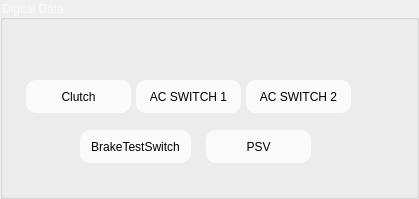
   <widget class="QGroupBox" name="groupBox_15">
    <property name="geometry">
     <rect>
      <x>446</x>
      <y>531</y>
      <width>419</width>
      <height>199</height>
     </rect>
    </property>
    <property name="styleSheet">
     <string notr="true">font: 75 14pt &quot;Comic Sans MS&quot;;
color:rgb(250, 250, 250)</string>
    </property>
    <property name="title">
     <string>Digital Data</string>
    </property>
    <widget class="QPushButton" name="btnBrakeTest">
     <property name="geometry">
      <rect>
       <x>80</x>
       <y>130</y>
       <width>111</width>
       <height>33</height>
      </rect>
     </property>
     <property name="cursor">
      <cursorShape>PointingHandCursor</cursorShape>
     </property>
     <property name="styleSheet">
      <string notr="true">QPushButton {
                                        border-radius: 10px;
                                       selection-background-color: darkgray;
color: rgb(0, 0, 0);
font: 10pt &quot;Comic Sans MS&quot;;

	background-color: rgb(250, 250, 250);

border-color: rgb(255, 85, 255);

}

QPushButton::hover
{
border:0px;
	
	background-color: rgb(0, 134, 144);
}
QPushButton:pressed
{
border:1px solid rgb(0, 121, 131);
background-color: rgb(179,250, 250);
}</string>
     </property>
     <property name="text">
      <string>BrakeTestSwitch</string>
     </property>
    </widget>
    <widget class="QPushButton" name="btnACSwitch2">
     <property name="geometry">
      <rect>
       <x>246</x>
       <y>80</y>
       <width>105</width>
       <height>33</height>
      </rect>
     </property>
     <property name="cursor">
      <cursorShape>PointingHandCursor</cursorShape>
     </property>
     <property name="styleSheet">
      <string notr="true">QPushButton {
                                        border-radius: 10px;
                                       selection-background-color: darkgray;
color: rgb(0, 0, 0);
font: 10pt &quot;Comic Sans MS&quot;;

	background-color: rgb(250, 250, 250);

border-color: rgb(255, 85, 255);

}

QPushButton::hover
{
border:0px;
	
	background-color: rgb(0, 134, 144);
}
QPushButton:pressed
{
border:1px solid rgb(0, 121, 131);
background-color: rgb(179,250, 250);
}</string>
     </property>
     <property name="text">
      <string>AC SWITCH 2</string>
     </property>
    </widget>
    <widget class="QPushButton" name="btnACSwitch1">
     <property name="geometry">
      <rect>
       <x>136</x>
       <y>80</y>
       <width>105</width>
       <height>33</height>
      </rect>
     </property>
     <property name="cursor">
      <cursorShape>PointingHandCursor</cursorShape>
     </property>
     <property name="styleSheet">
      <string notr="true">QPushButton {
                                        border-radius: 10px;
                                       selection-background-color: darkgray;
color: rgb(0, 0, 0);
font: 10pt &quot;Comic Sans MS&quot;;

	background-color: rgb(250, 250, 250);

border-color: rgb(255, 85, 255);

}

QPushButton::hover
{
border:0px;
	
	background-color: rgb(0, 134, 144);
}
QPushButton:pressed
{
border:1px solid rgb(0, 121, 131);
background-color: rgb(179,250, 250);
}</string>
     </property>
     <property name="text">
      <string>AC SWITCH 1</string>
     </property>
    </widget>
    <widget class="QPushButton" name="btnPSV">
     <property name="geometry">
      <rect>
       <x>206</x>
       <y>130</y>
       <width>105</width>
       <height>33</height>
      </rect>
     </property>
     <property name="cursor">
      <cursorShape>PointingHandCursor</cursorShape>
     </property>
     <property name="styleSheet">
      <string notr="true">QPushButton {
                                        border-radius: 10px;
                                       selection-background-color: darkgray;
color: rgb(0, 0, 0);
font: 10pt &quot;Comic Sans MS&quot;;

	background-color: rgb(250, 250, 250);

border-color: rgb(255, 85, 255);

}

QPushButton::hover
{
border:0px;
	
	background-color: rgb(0, 134, 144);
}
QPushButton:pressed
{
border:1px solid rgb(0, 121, 131);
background-color: rgb(179,250, 250);
}</string>
     </property>
     <property name="text">
      <string>PSV</string>
     </property>
    </widget>
    <widget class="QPushButton" name="btnCluch">
     <property name="geometry">
      <rect>
       <x>26</x>
       <y>80</y>
       <width>105</width>
       <height>33</height>
      </rect>
     </property>
     <property name="cursor">
      <cursorShape>PointingHandCursor</cursorShape>
     </property>
     <property name="styleSheet">
      <string notr="true">QPushButton {
                                        border-radius: 10px;
                                       selection-background-color: darkgray;
color: rgb(0, 0, 0);
font: 10pt &quot;Comic Sans MS&quot;;

	background-color: rgb(250, 250, 250);

border-color: rgb(255, 85, 255);

}

QPushButton::hover
{
border:0px;
	
	background-color: rgb(0, 134, 144);
}
QPushButton:pressed
{
border:1px solid rgb(0, 121, 131);
background-color: rgb(179,250, 250);
}</string>
     </property>
     <property name="text">
      <string>Clutch</string>
     </property>
    </widget>
   </widget>
